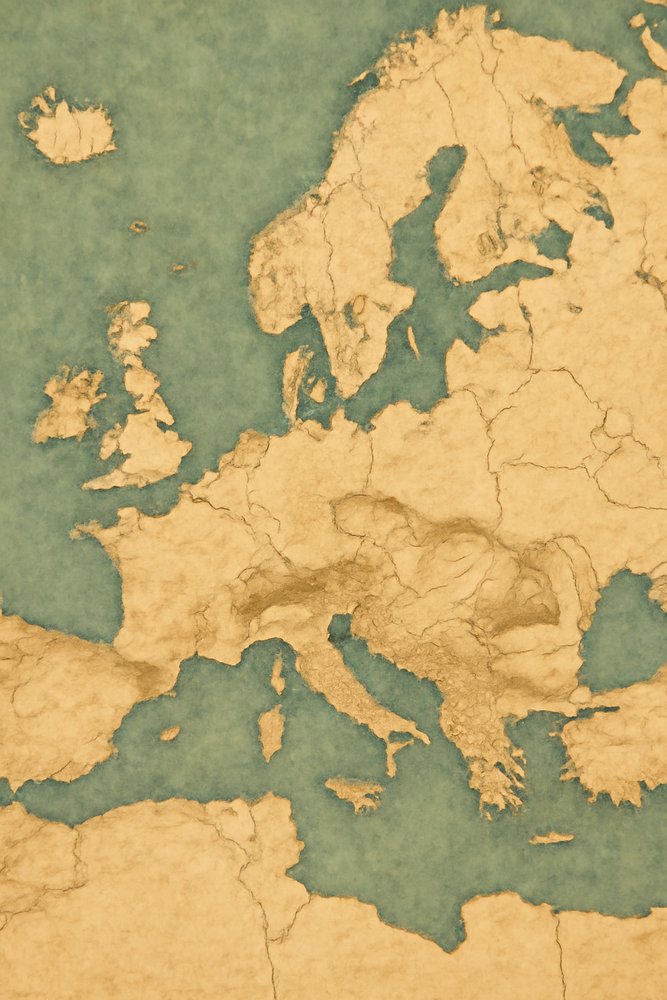
#> input picture frontend/assets/images/europe-map-vintage-new.png, 667 x 1000 px, shrunk from 1024 x 1536 before the run, found by its file name
$ python analyze_map.py
#> lines starting #> are read from the running program, lines starting #| are printed output that depends on the picture; after the words box and inside, x2 and y2 are one past the last pixel; in counts of white or black regions, pixels touching at a corner belong together
"""Analyze the new Europe map to find land vs sea regions based on color."""
from PIL import Image
import numpy as np

img = Image.open('/app/frontend/assets/images/europe-map-vintage-new.png')
#> img is the input picture: PIL image 667x1000 RGB; mean R, G, B 188.7, 168.3, 112.5
arr = np.array(img)
h, w = arr.shape[:2]
#> h = 1000; w = 667

print(f"Image size: {w}x{h}")
#| Image size: 667x1000
print(f"Mean brightness: {arr.mean():.1f}/255")
#| Mean brightness: 156.5/255

# Land is warm ochre/yellow (R > G > B, relatively high R and G)
# Sea is blue (B > R, and B is relatively high)
r, g, b = arr[:,:,0].astype(float), arr[:,:,1].astype(float), arr[:,:,2].astype(float)
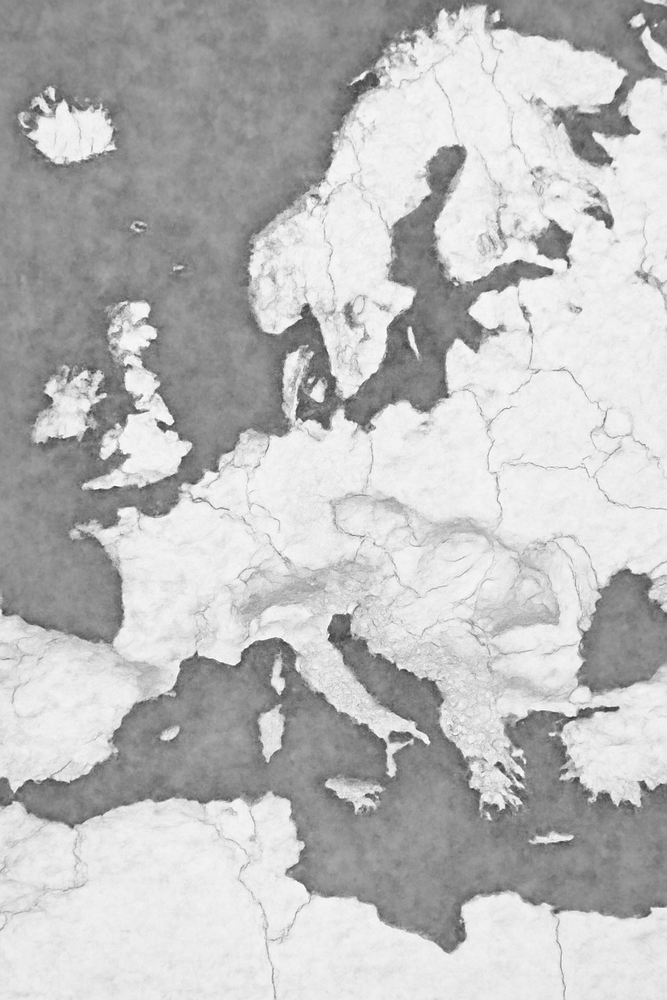
#> r: shape (1000, 667) float64; min 49, max 255, mean 188.7
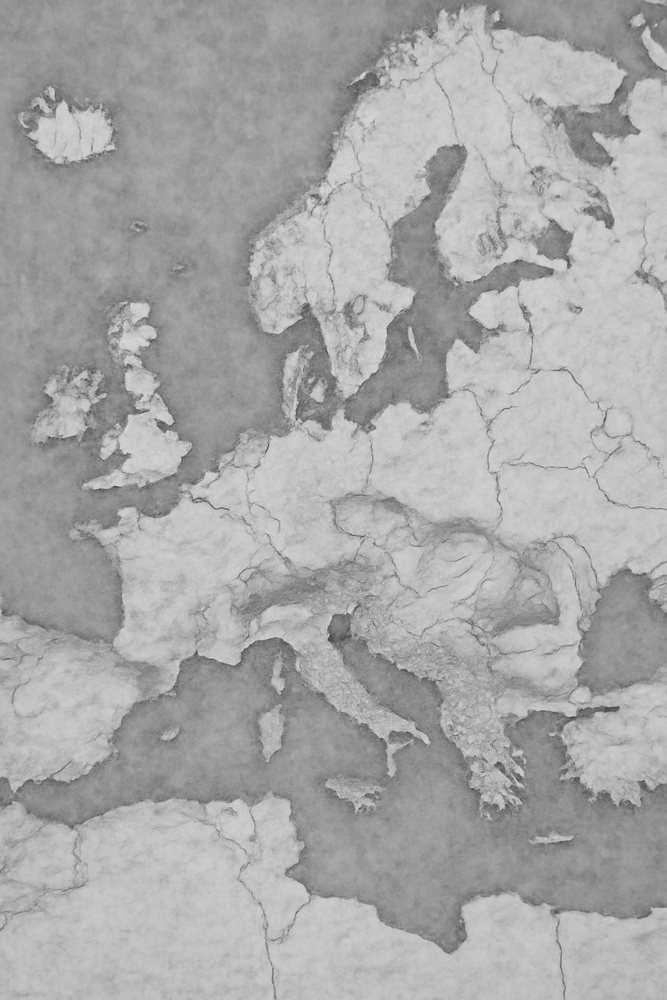
#> g: shape (1000, 667) float64; min 57, max 217, mean 168.3
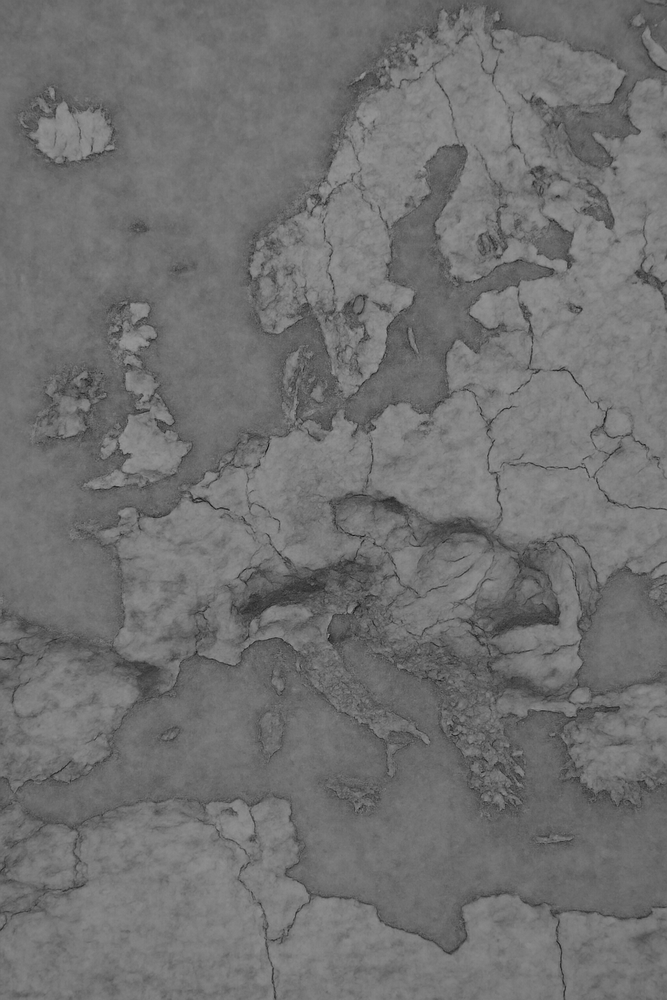
#> b: shape (1000, 667) float64; min 19, max 151, mean 112.5

# Create land mask: land has more red+green than blue
# A pixel is "land" if R > B+20 AND G > B-10 (ochre/yellow tones)
land_mask = (r > b + 15) & (g > b - 5) & (r > 100)
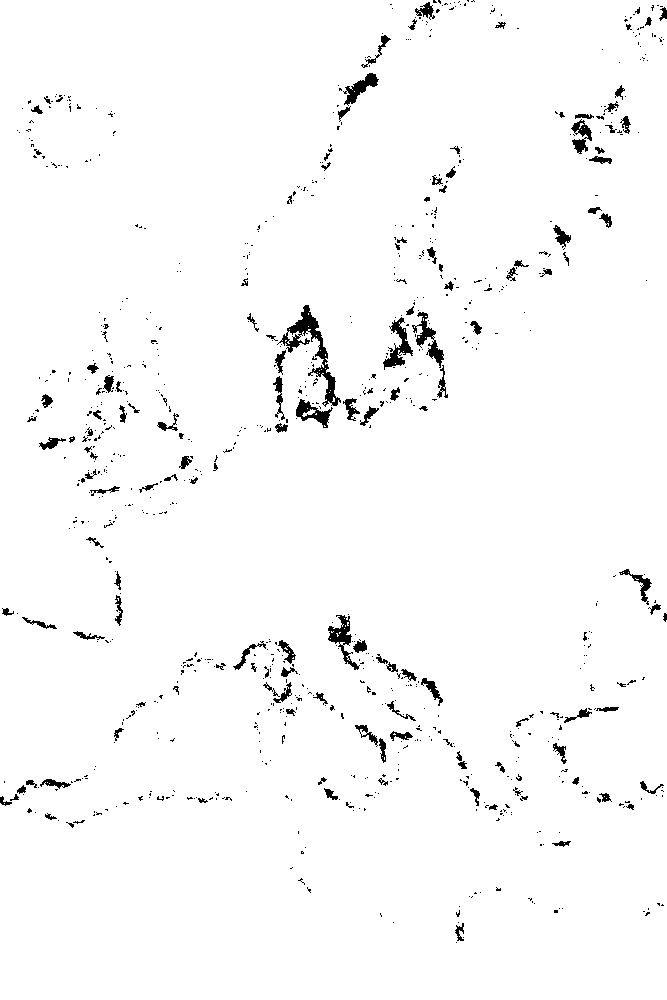
#> land_mask: shape (1000, 667) bool; 97.7% white; 890 black regions (745 under 20 px), largest, box (x1, y1, x2, y2) and area: (277, 305, 341, 407) 1288, (383, 317, 413, 370) 563, (328, 615, 360, 670) 540

# Print land percentage in each region (20x20 grid)
grid_h, grid_w = 20, 20
print("\n=== Land percentage per grid cell (20x20) ===")
print("(Coordinates are normalized 0-1, land% > 60% = LAND)")
print()
for gy in range(grid_h):
    for gx in range(grid_w):
        y1 = int(gy * h / grid_h)
        y2 = int((gy + 1) * h / grid_h)
        x1 = int(gx * w / grid_w)
        x2 = int((gx + 1) * w / grid_w)
        cell = land_mask[y1:y2, x1:x2]
        land_pct = cell.mean() * 100
        if land_pct > 60:
            char = '█'
        elif land_pct > 30:
            char = '▓'
        elif land_pct > 10:
            char = '░'
        else:
            char = ' '
        print(char, end='')
    nx_min = 0
    nx_max = 1
    ny = (gy + 0.5) / grid_h
    print(f"  y={ny:.2f}")

print()
print("Legend: █=land(>60%) ▓=partial(30-60%) ░=coast(<30%) ' '=sea(<10%)")

# Now find connected land regions more precisely
# Scan in a 10x10 grid and report land percentage
print("\n=== Detailed land regions for LAND_REGIONS calibration ===")
print("(Only cells with >50% land)")
grid_h2, grid_w2 = 40, 40
for gy in range(grid_h2):
    for gx in range(grid_w2):
        y1 = int(gy * h / grid_h2)
        y2 = int((gy + 1) * h / grid_h2)
        x1 = int(gx * w / grid_w2)
        x2 = int((gx + 1) * w / grid_w2)
        cell = land_mask[y1:y2, x1:x2]
        land_pct = cell.mean() * 100
        if land_pct > 50:
            nx = (gx + 0.5) / grid_w2
            ny = (gy + 0.5) / grid_h2
            print(f"  Land cell: x={nx:.3f} y={ny:.3f} ({land_pct:.0f}%)")

$ run again, with frontend/assets/images/afnord-map-center.png copied over frontend/assets/images/europe-map-vintage-new.png
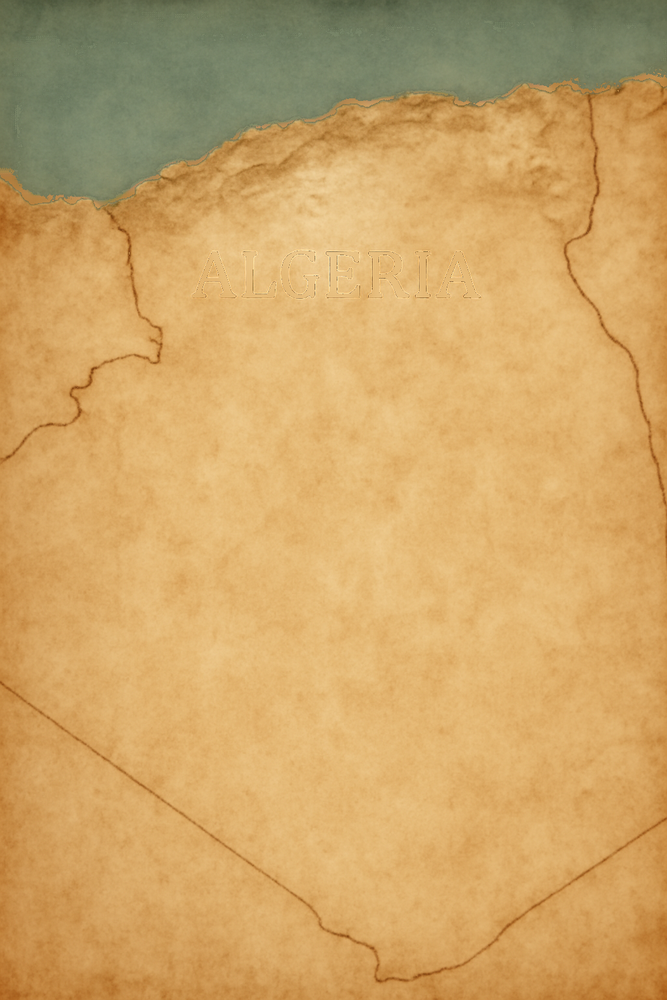
#> input picture frontend/assets/images/afnord-map-center.png, 667 x 1000 px, shrunk from 1024 x 1536 before the run, found by its file name
#> img is the input picture: PIL image 667x1000 RGB; mean R, G, B 205.7, 165.2, 102.9
#| Image size: 667x1000
#| Mean brightness: 157.9/255
#> `r, g, b = arr[:,:,0].astype(float), arr[:,:,1].astype(float), arr[:,:,..`:
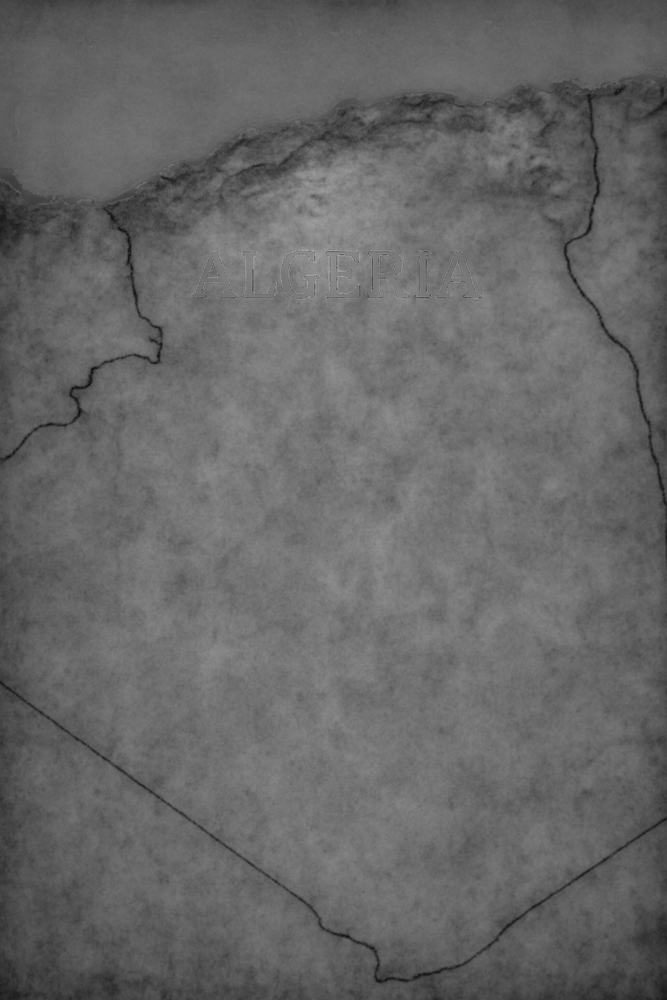
#> b: shape (1000, 667) float64; min 12, max 170, mean 102.9
#> `land_mask = (r > b + 15) & (g > b - 5) & (r > 100)`:
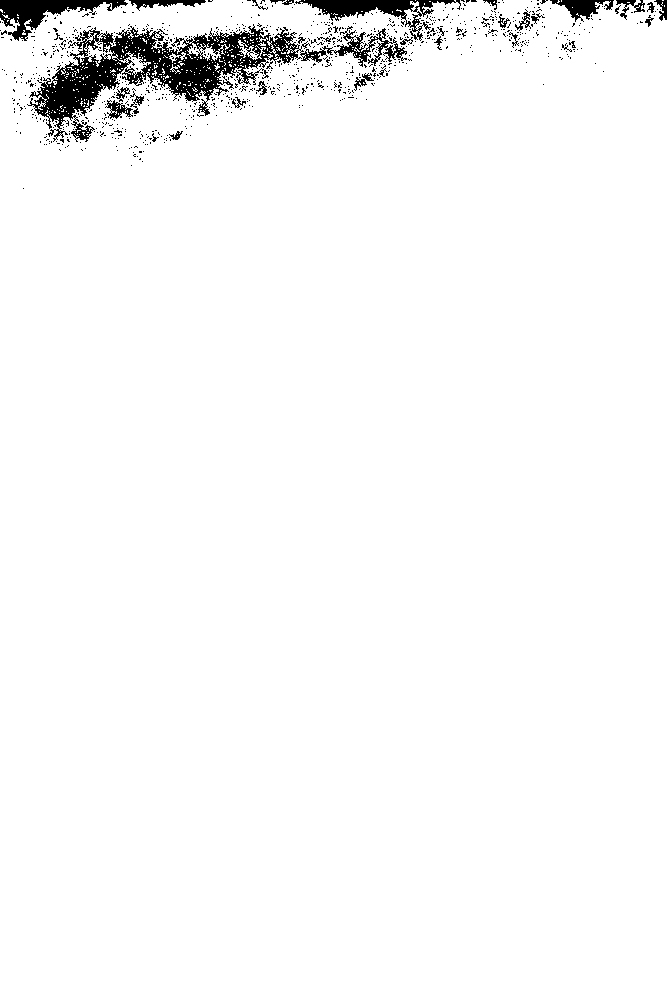
#> land_mask: shape (1000, 667) bool; 97% white; 899 black regions (865 under 20 px), largest, box (x1, y1, x2, y2) and area: (27, 24, 407, 142) 11454, (0, 0, 128, 41) 1933, (295, 0, 461, 41) 1862

$ run again, with frontend/assets/images/afnord-map-right.png copied over frontend/assets/images/europe-map-vintage-new.png
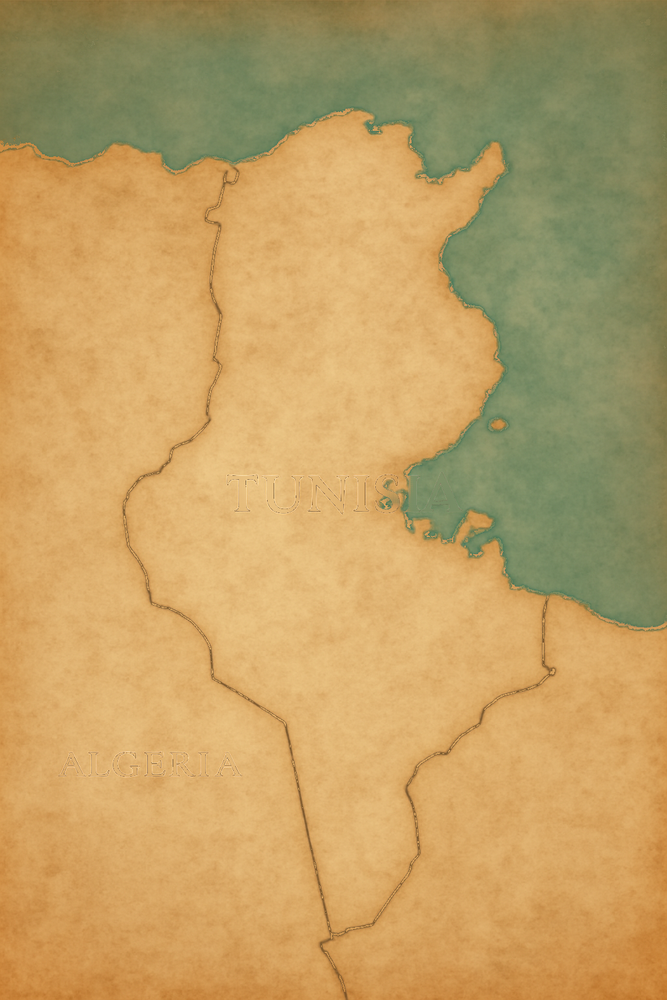
#> input picture frontend/assets/images/afnord-map-right.png, 667 x 1000 px, shrunk from 1024 x 1536 before the run, found by its file name
#> img is the input picture: PIL image 667x1000 RGB; mean R, G, B 192.4, 159.6, 100.2
#| Image size: 667x1000
#| Mean brightness: 150.8/255
#> `r, g, b = arr[:,:,0].astype(float), arr[:,:,1].astype(float), arr[:,:,..`:
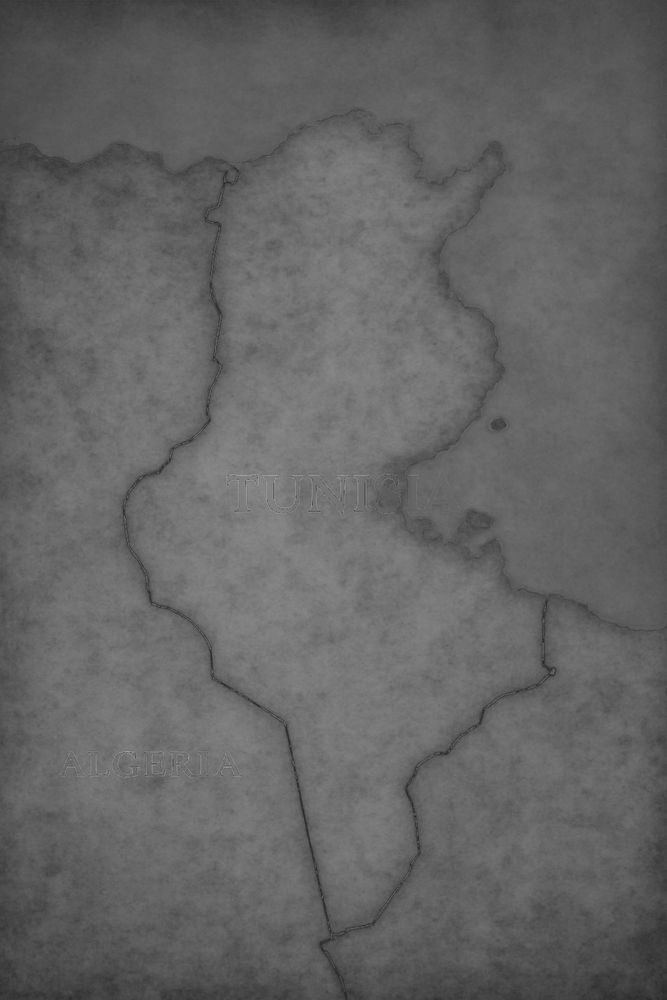
#> b: shape (1000, 667) float64; min 36, max 162, mean 100.2
#> `land_mask = (r > b + 15) & (g > b - 5) & (r > 100)`:
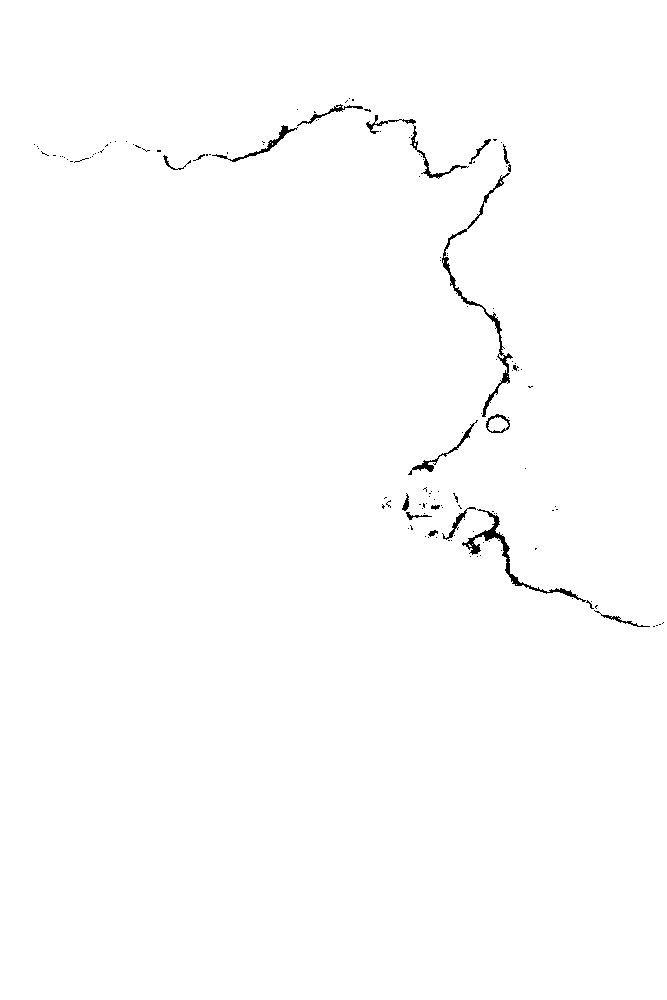
#> land_mask: shape (1000, 667) bool; 99.4% white; 135 black regions (115 under 20 px), largest, box (x1, y1, x2, y2) and area: (442, 173, 513, 417) 990, (462, 509, 586, 602) 865, (212, 125, 298, 162) 323
